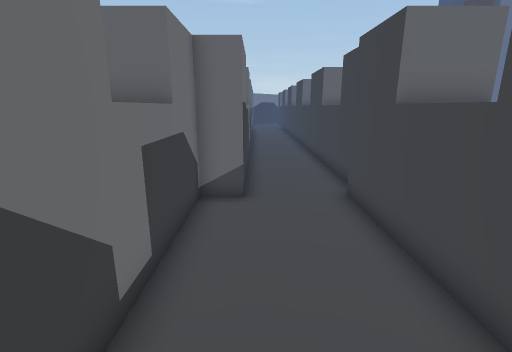
[1] (above)

16 first-person views from a walk through a scene from a Unity 3-D project. The camera is 1.4 m above the floor, tilts 14° down and sees 85° across. The floor is counted in squares, 0.5 m on a side. Each view is taken from the middle of a square. On the plan, view 1 faces up. The plan holds only what a view shows up to about 19 squares ahead; the rest is blank. The place goes on beyond the plan. The player is left out. Some animated figures are not drawn.

[2]
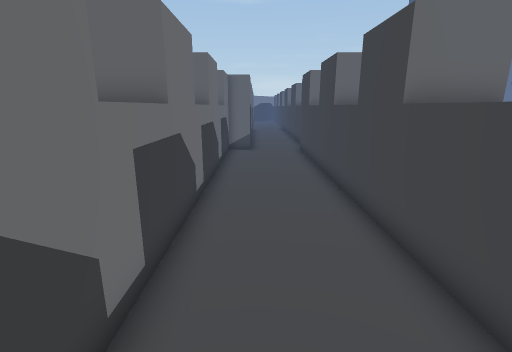

[3]
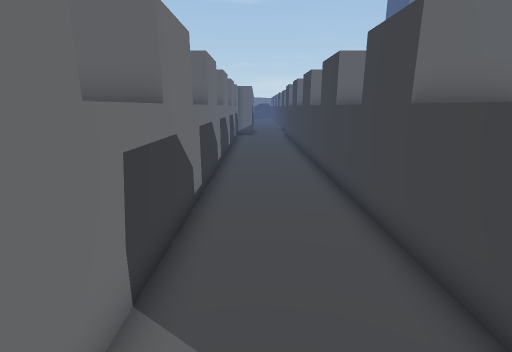

[4]
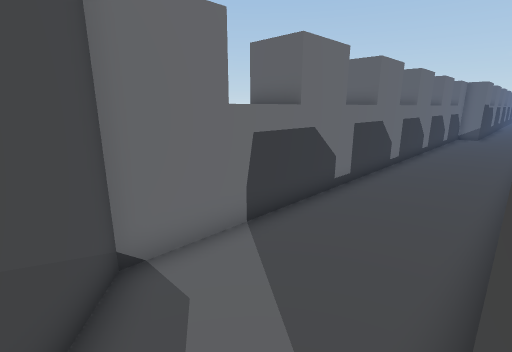

[5]
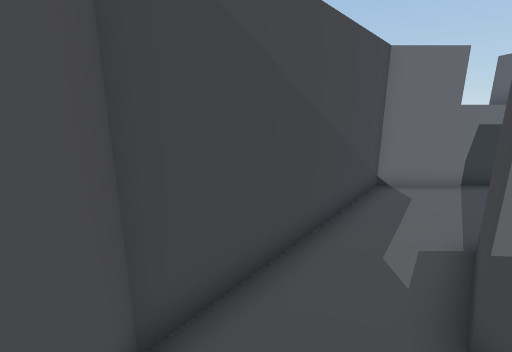

[6]
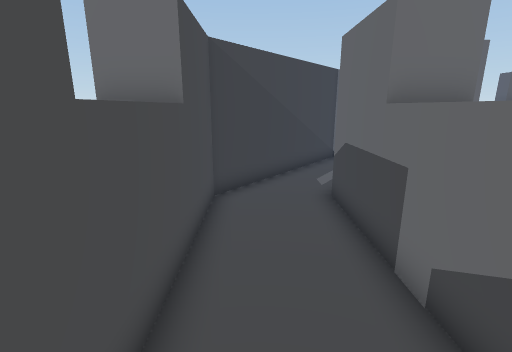

[7]
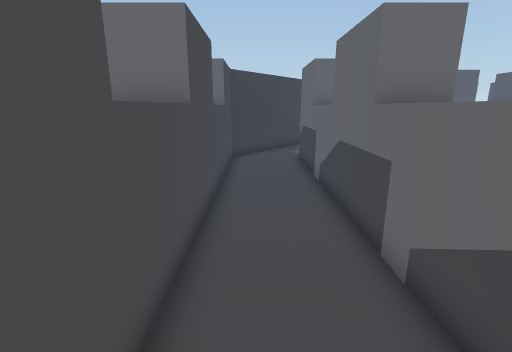

[8]
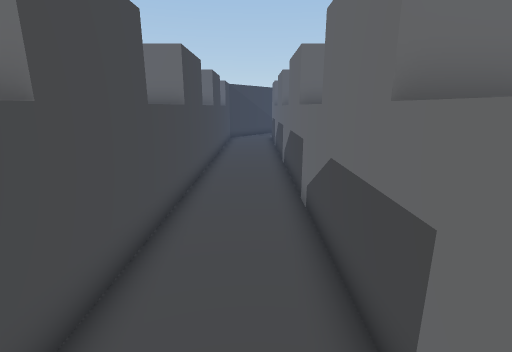

[9]
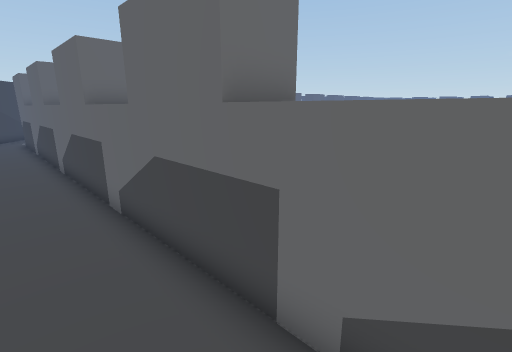

[10]
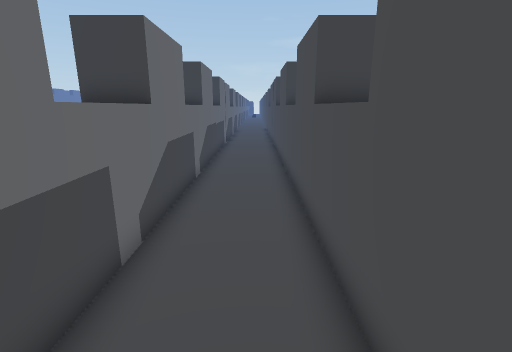

[11]
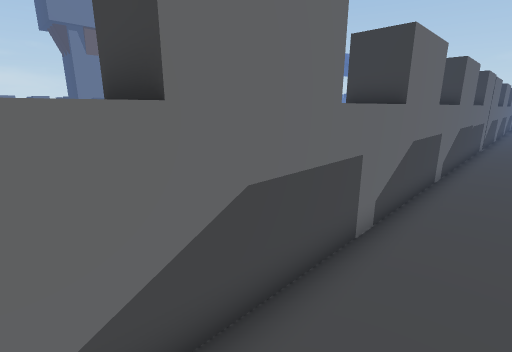

[12]
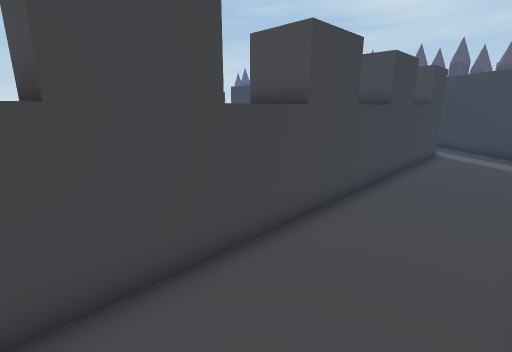

[13]
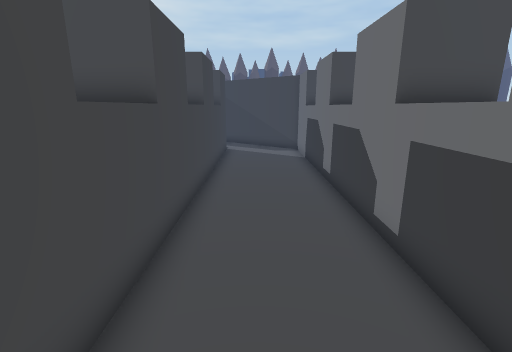

[14]
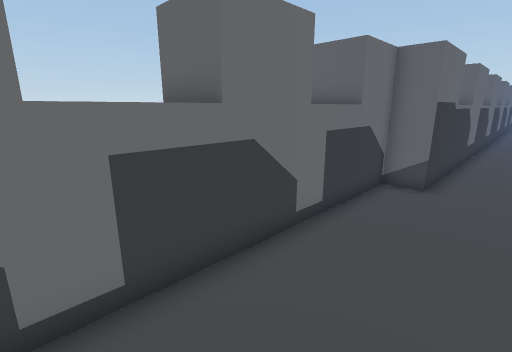

[15]
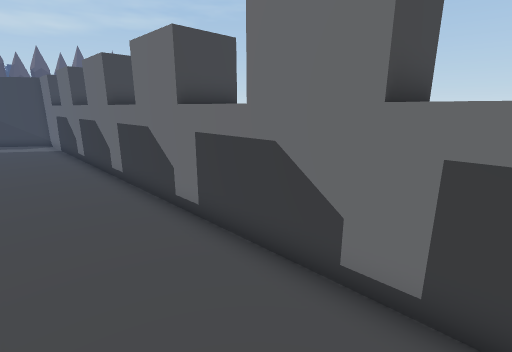

[16]
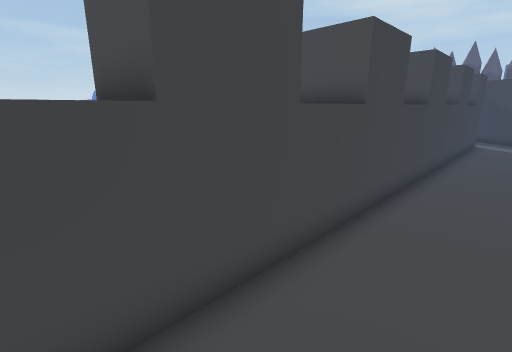

### Floor plan
Key: @ floor where view 1 was taken; # wall or solid block; . floor; ^ raised ledge.
Columns run from 4 left of view 1 to 31 right of it. Each row starts with its distance up from view 1.
 11     #..#
 10     #..#
  9   ###..#
  8   # ...#
  7   #....#
  6 ###....^#^
  5   ^....^
  4 ^^^....^^^
  3   #....#
  2   #....#
  1 ###....##
  0   ^.@..^
 -1   ^....^
 -2 ###....###
 -3  ##....##
 -4  ##....###
 -5   ^....^
 -6   ^....^
 -7 ###....###
 -8  ##....##
 -9 ###....##
-10   ^....^
-11   ^....^
-12  ##....###
-13  ##....##
-14 ###....###
-15   ^....^
-16   ^....^
-17   #....###
-18   #....#
-19   #....#
-20   ##...##    ^     #  ^  #   #  ^
-21    ##...#####^^^#  #^^^### ^ ####^^#
-22     ##....####..####..#####.#####..#
-23      ###............................
-24        ##...........................
-25         ############################

Positions as (right, up) in squares from view 1, and headings:
1: (0, 0), facing up
2: (0, -10), facing up
3: (0, -20), facing up
4: (3, -21), facing up-left
5: (8, -24), facing left
6: (14, -24), facing left
7: (21, -24), facing left
8: (31, -23), facing left
9: (31, -24), facing up-left
10: (18, -24), facing right
11: (17, -24), facing up-right
12: (-1, -1), facing down-right
13: (1, -1), facing down
14: (2, -2), facing up-left
15: (2, 5), facing down-left
16: (0, 5), facing down-right
